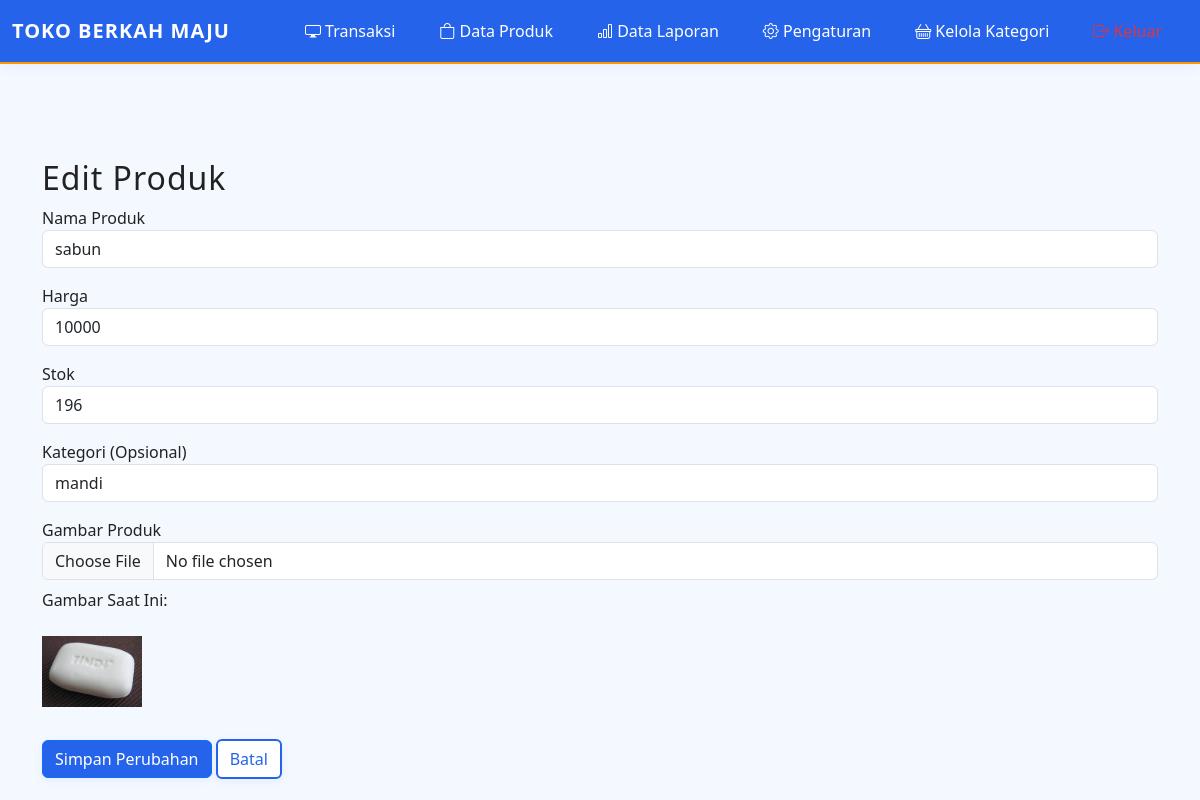
Page /edit_produk.php?id=13 on the earlier database version.
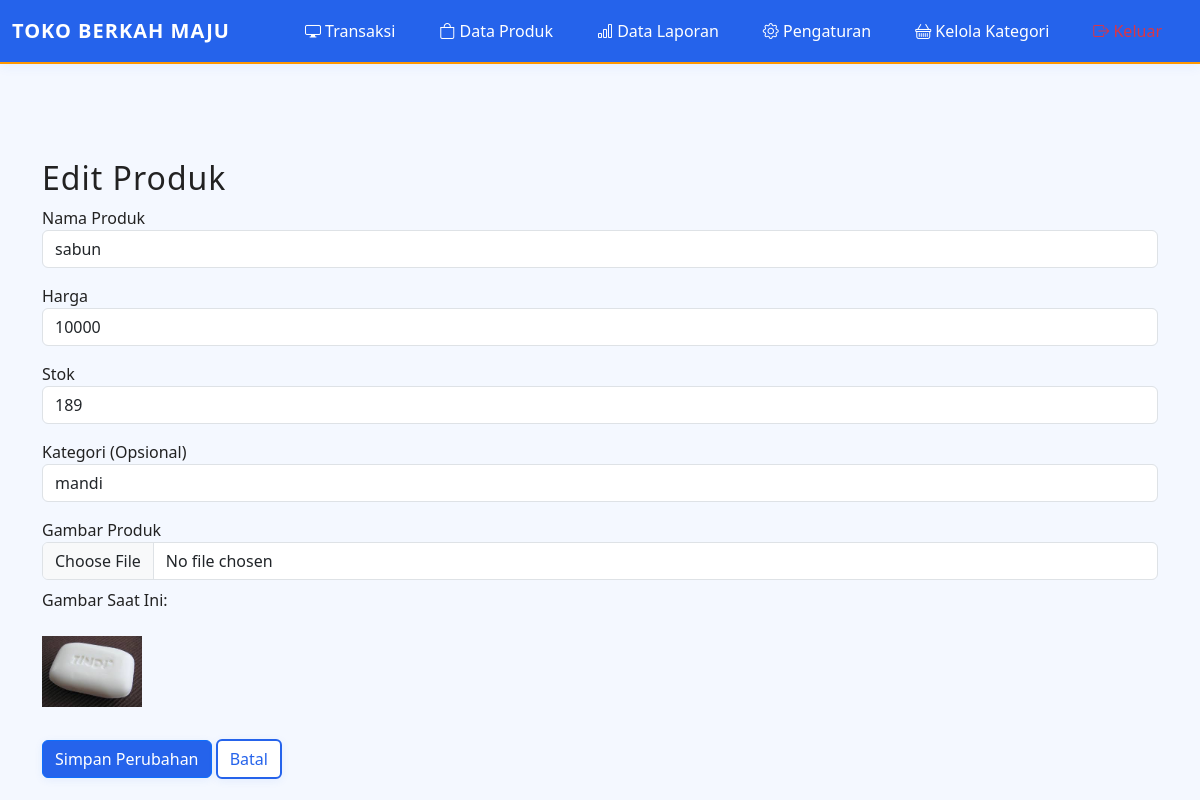
Same page on the later database version.
### tables this page shows
CREATE TABLE `produk` (
  `id` int(11) NOT NULL,
  `kode_produk` varchar(50) NOT NULL,
  `nama_produk` varchar(100) NOT NULL,
  `harga` int(11) NOT NULL,
  `stok` int(11) NOT NULL,
  `gambar` varchar(255) DEFAULT NULL,
  `kategori_id` int(11) DEFAULT NULL
);

### edit_produk.php (the view, shortened to what this page needs)
<?php
include 'koneksi.php';
include 'navbar.php';
$query_kategori = "SELECT * FROM kategori";
$result_kategori = mysqli_query($koneksi, $query_kategori);
if (isset($_GET['id'])) {
    $id = $_GET['id'];
    $query = mysqli_query($koneksi, "SELECT * FROM produk WHERE id = $id");
    $row = mysqli_fetch_assoc($query);
}
?>
<!DOCTYPE html>
<html lang="id">
<head>
    <link rel="stylesheet" href="https://cdn.jsdelivr.net/npm/bootstrap@5.3.0/dist/css/bootstrap.min.css">
</head>
<body class="with-navbar-padding">
    <div class="container mt-5">
        <h2>Edit Produk</h2>
        <form method="POST" enctype="multipart/form-data">
            <div class="mb-3">
                <label>Nama Produk</label>
                <input type="text" name="nama_produk" class="form-control" value="<?php echo $row['nama_produk']; ?>" required>
            </div>
            <div class="mb-3">
                <label>Harga</label>
                <input type="number" name="harga" class="form-control" value="<?php echo $row['harga']; ?>" required>
            </div>
            <div class="mb-3">
                <label>Stok</label>
                <input type="number" name="stok" class="form-control" value="<?php echo $row['stok']; ?>" required>
            </div>
            <div class="mb-3">
                <label>Kategori (Opsional)</label>
                <select name="kategori" class="form-control">
                    <?php
                    mysqli_data_seek($result_kategori, 0);
                    while ($kategori = mysqli_fetch_assoc($result_kategori)):
                        $selected = ($kategori['id'] == $row['kategori_id']) ? 'selected' : '';
                    ?>
                        <option value="<?= $kategori['id'] ?>" <?= $selected ?>><?= $kategori['nama_kategori'] ?></option>
                    <?php endwhile; ?>
                </select>
            </div>
            <div class="mb-3">
                <label>Gambar Produk</label>
                <input type="file" name="gambar" class="form-control">
                <?php if(!empty($row['gambar'])): ?>
                    <p class="mt-2">Gambar Saat Ini:</p>
                    <?php if(file_exists("assets/" . $row['gambar'])): ?>
                        <img src="assets/<?php echo $row['gambar']; ?>" width="100" class="mt-2">
                    <?php else: ?>
                        <p class="text-danger">Gambar tidak ditemukan</p>
                    <?php endif; ?>
                <?php endif; ?>
            </div>
            <button type="submit" name="update" class="btn btn-primary mt-3">Simpan Perubahan</button>
            <a href="data_produk.php" class="btn btn-secondary mt-3">Batal</a>
        </form>
    </div>
</body>
</html>

Differences in the rows shown:
changed produk "sabun": stok "196" → "189"
